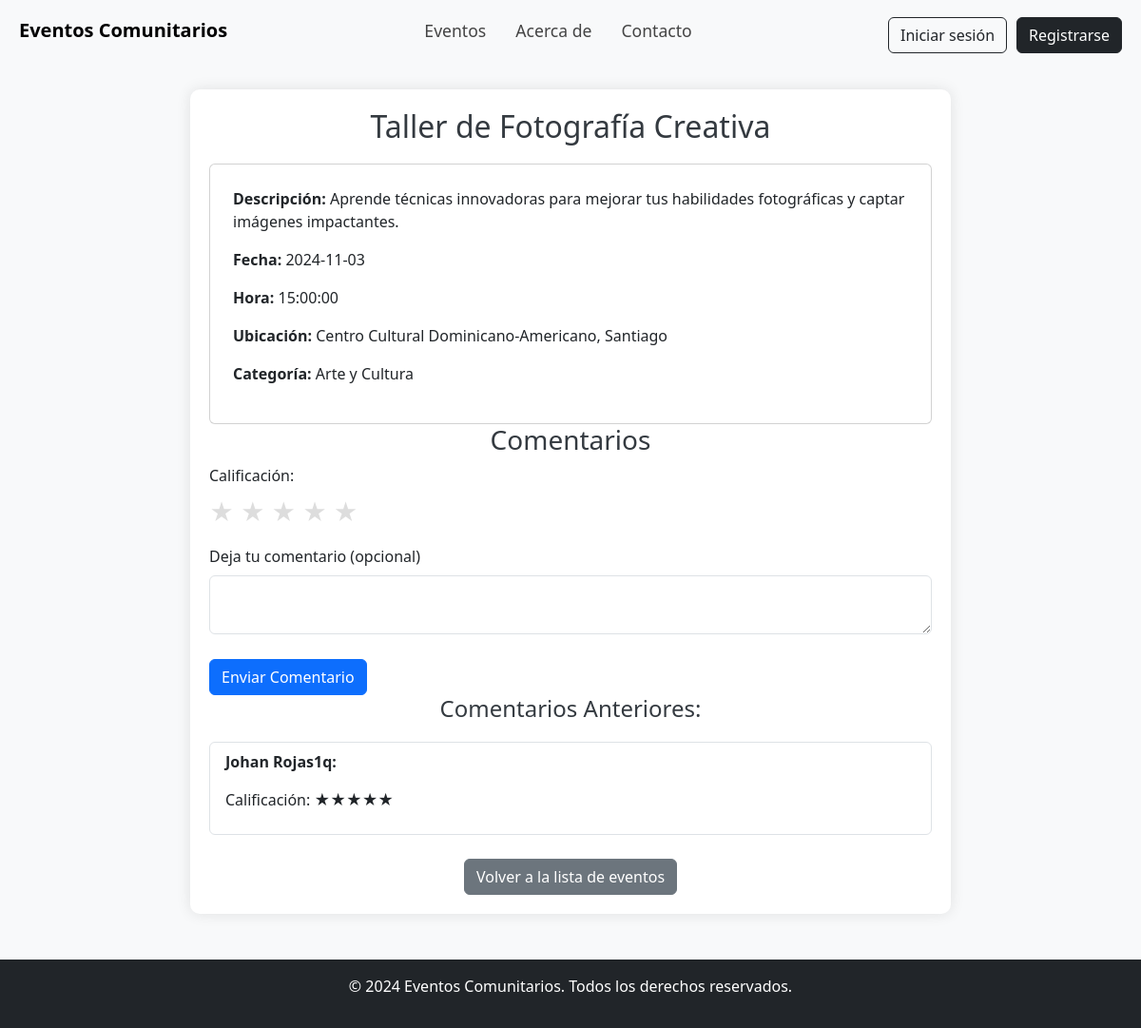
The app's page /php/event_detail.php?id=19 with its own data.
### tables this page shows
CREATE TABLE `eventos` (
  `id` int(6) UNSIGNED NOT NULL,
  `titulo` varchar(100) NOT NULL,
  `descripcion` text NOT NULL,
  `fecha` date NOT NULL,
  `ubicacion` varchar(100) NOT NULL,
  `categoria` varchar(50) NOT NULL,
  `valoracion_promedio` float DEFAULT 0,
  `fecha_creacion` timestamp NOT NULL DEFAULT current_timestamp() ON UPDATE current_timestamp(),
  `hora` time NOT NULL
);

CREATE TABLE `comentarios` (
  `id` int(6) UNSIGNED NOT NULL,
  `evento_id` int(6) UNSIGNED NOT NULL,
  `usuario_id` int(6) UNSIGNED NOT NULL,
  `comentario` text NOT NULL,
  `valoracion` int(1) NOT NULL,
  `fecha_comentario` timestamp NOT NULL DEFAULT current_timestamp(),
  `calificacion` int(11) DEFAULT NULL
);

CREATE TABLE `usuarios` (
  `id` int(6) UNSIGNED NOT NULL,
  `nombre` varchar(50) NOT NULL,
  `email` varchar(50) NOT NULL,
  `contrasena` varchar(255) DEFAULT NULL,
  `rol` enum('usuario','admin') DEFAULT 'usuario',
  `reg_date` timestamp NOT NULL DEFAULT current_timestamp() ON UPDATE current_timestamp()
);

### php/event_detail.php (the view, shortened to what this page needs)
<?php
include 'db_connection.php';
include 'header1.php';
$evento_id = (int)$_GET['id'];
$sql = "SELECT * FROM eventos WHERE id = ?";
$stmt = $conn->prepare($sql);
$stmt->bind_param("i", $evento_id);
$stmt->execute();
$result = $stmt->get_result();
if ($result->num_rows > 0) {
    $evento = $result->fetch_assoc();
} else {
    echo "Evento no encontrado.";
    exit();
}
$sql_comentarios = "SELECT c.*, u.nombre FROM comentarios c JOIN usuarios u ON c.usuario_id = u.id WHERE c.evento_id = ?";
$stmt_comentarios = $conn->prepare($sql_comentarios);
$stmt_comentarios->bind_param("i", $evento_id);
$stmt_comentarios->execute();
$result_comentarios = $stmt_comentarios->get_result();
?>
<!DOCTYPE html>
<html lang="es">
<head>
    <link href="https://cdn.jsdelivr.net/npm/bootstrap@5.3.0-alpha1/dist/css/bootstrap.min.css" rel="stylesheet">
</head>
<body>
    <div class="container">
        <h2><?php echo htmlspecialchars($evento['titulo'], ENT_QUOTES, 'UTF-8'); ?></h2>
        <div class="card p-4">
            <p><strong>Descripción:</strong> <?php echo htmlspecialchars($evento['descripcion'], ENT_QUOTES, 'UTF-8'); ?></p>
            <p><strong>Fecha:</strong> <?php echo htmlspecialchars($evento['fecha'], ENT_QUOTES, 'UTF-8'); ?></p>
            <p><strong>Hora:</strong> <?php echo htmlspecialchars($evento['hora'], ENT_QUOTES, 'UTF-8'); ?></p>
            <p><strong>Ubicación:</strong> <?php echo htmlspecialchars($evento['ubicacion'], ENT_QUOTES, 'UTF-8'); ?></p>
            <p><strong>Categoría:</strong> <?php echo htmlspecialchars($evento['categoria'], ENT_QUOTES, 'UTF-8'); ?></p>
        </div>
        <h3>Comentarios</h3>
        <form action="event_detail.php?id=<?php echo $evento_id; ?>" method="POST">
            <div class="mb-3">
                <label for="calificacion" class="form-label">Calificación:</label><br>
                <span class="star-rating">
                    <label for="star5" class="star">&#9733;</label>
                    <label for="star4" class="star">&#9733;</label>
                    <label for="star3" class="star">&#9733;</label>
                    <label for="star2" class="star">&#9733;</label>
                    <label for="star1" class="star">&#9733;</label>
                </span>
            </div>
            <div class="mb-3">
                <label for="comentario" class="form-label">Deja tu comentario (opcional)</label>
                <textarea class="form-control" id="comentario" name="comentario"></textarea>
            </div>
            <button type="submit" class="btn btn-primary">Enviar Comentario</button>
        </form>
        <h4>Comentarios Anteriores:</h4>
        <ul class="list-group comentarios-list">
            <?php while ($comentario = $result_comentarios->fetch_assoc()): ?>
                <li class="list-group-item comentario">
                    <strong><?php echo htmlspecialchars($comentario['nombre'], ENT_QUOTES, 'UTF-8'); ?>:</strong>
                    <p>Calificación: <?php echo str_repeat('★', $comentario['valoracion']); ?></p>
                </li>
            <?php endwhile; ?>
        </ul>
        <div class="text-center">
            <a href="../user_event_list.php" class="btn btn-secondary">Volver a la lista de eventos</a>
        </div>
    </div>
</body>
</html>
<?php
include 'footer.php';
?>

### php/event_detail.php (style rules this page uses)
body { background-color: #f8f9fa; }
.container { max-width: 800px; margin: auto; padding: 20px; background-color: #fff; border-radius: 10px; box-shadow: 0 0 15px rgba(0, 0, 0, 0.1); margin-top: 30px; }
h2, h3, h4 { text-align: center; color: #343a40; }
.star-rating { direction: rtl; display: inline-block; font-size: 25px; color: #FFD700; cursor: pointer; }
.star-rating label { color: #ddd; }
.card { margin-top: 20px; }
.comentarios-list { margin-top: 20px; }
.comentario { margin-bottom: 15px; }
.btn { margin-top: 10px; }

### records on screen
eventos: titulo "Taller de Fotografía Creativa", descripcion "Aprende técnicas innovadoras para mejorar tus habilidades fotográficas y captar imágenes impactantes.", fecha "2024-11-03", hora "15:00:00", ubicacion "Centro Cultural Dominicano-Americano, Santiago", categoria "Arte y Cultura"
comentarios: usuario.nombre "Johan Rojas1q", valoracion "★★★★★"
